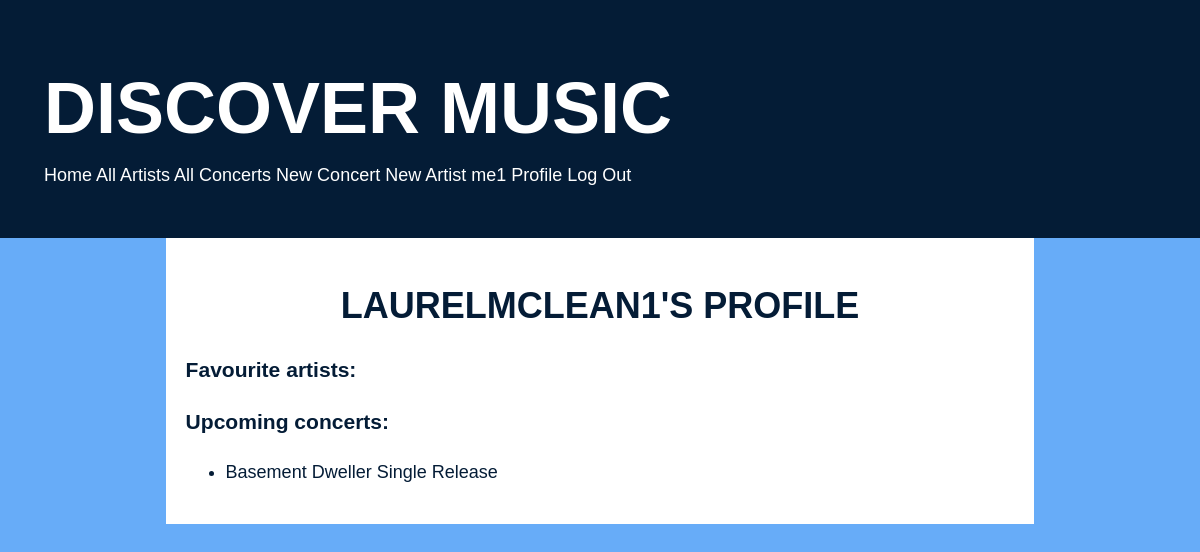
The app's page /profile/laurelmclean1 (signed in) with its own data.
### concert_app/models.py (models this page shows, shortened)
class User(UserMixin, db.Model):
    id = db.Column(db.Integer, primary_key=True)
    username = db.Column(db.String(80), nullable=False, unique=True)
    password = db.Column(db.String(80), nullable=False)
    attending = db.relationship(
        'Concert', secondary='user_concert', back_populates='guests_attending')
    favourites = db.relationship(
        'Artist', secondary='user_artist', back_populates='fans')

class Concert(db.Model):
    id = db.Column(db.Integer, primary_key=True)
    image = db.Column(URLType)
    name = db.Column(db.String(80), nullable=False)
    price = db.Column(db.Float(precision=2), nullable=False)
    venue = db.Column(db.String(80), nullable=False)
    address = db.Column(db.String(80), nullable=False)
    date = db.Column(db.Date)
    artist_id = db.Column(
        db.Integer, db.ForeignKey('artist.id'), nullable=False)
    artist_playing = db.relationship('Artist', back_populates='upcoming_concerts')
    guests_attending = db.relationship(
        'User', secondary='user_concert', back_populates='attending')

### concert_app/main/routes.py (the view)
@main.route('/profile/<username>')
def profile(username):
    user = User.query.filter_by(username=username).one()
    return render_template('profile.html', user=user)

### concert_app/extensions.py (called while the page is built)
@login_manager.user_loader
def load_user(user_id):
    return User.query.get(user_id)

### concert_app/templates/profile.html (shortened to what this page needs)
{% extends 'base.html' %}
{% block content %}
<div class="profile">
<h2>
    {{ user.username }}'s profile
</h2>
<h3>Favourite artists:</h3>
<h3>Upcoming concerts:</h3>
{% if current_user.attending %}
        <ul>
            {% for concert in user.attending %}
            <li><a href="/concert/{{ concert.id }}">{{ concert.name }}</a></li>
            {% endfor %}
        </ul>
{% else %}
    <p><strong>You are not yet attending any concerts! Browse the concerts page to find upcoming concerts to attend.</strong></p>
{% endif%}
</div>
{% endblock %}

### concert_app/templates/base.html (shortened to what this page needs)
<!DOCTYPE html>
<html>
<head>
    <link rel="stylesheet" href="/static/style.css">
</head>
<body>
    <div class="header">
        <a href="/">
            <h1>Discover Music</h1>
        </a>
        <nav>
            <a href="/">Home</a>
            <a href="/artist">All Artists</a>
            <a href="/concert">All Concerts</a>
            {% if current_user.is_authenticated %}
            <a href="/new_concert">New Concert</a>
            <a href="/new_artist">New Artist</a>
            <a href="/profile/{{current_user.username}}">{{ current_user.username }} Profile</a>
            <a href="/logout">Log Out</a>
            {% else %}
            <a href="/signup">Sign Up</a>
            <a href="/login">Log In</a>
            {% endif %}
        </nav>
    </div>
    <div id="content">
        {% block content %}{% endblock %}
    </div>
</body>
</html>

### concert_app/static/style.css (style rules this page uses)
body { background-color: #67acf8; font-size: 18px; font-family: Helvetica, sans-serif; line-height: 1.5; font-weight: 100; display: flex; flex-direction: column; align-items: center; }
#content { width: 70%; background-color: white; padding: 20px; color: #041c36; }
.header { width: 100%; height: 200px; padding: 20px; margin: 0; margin-top: -10px; background-color: #041c36; color: white }
h1 { color: white; text-align: left; font-family: helvetica, sans-serif; font-size: 4em; text-transform: uppercase; margin-top: 0.5em; margin-left: 0.5em; margin-bottom: 0; }
h2 { text-align: center; font-size: 2em; font-family: Helvetica, sans-serif; color: #041c36; text-transform: uppercase; line-height: 1; }
h3 { color: #041c36; }
.header a { color: white; text-decoration: none; }
.header nav { margin-left: 2em; padding-right: 2em; }
.profile a { color: #041c36; text-decoration: none; font-weight: 100; }

### records on screen
User: username "me1"
User: username "LAURELMCLEAN1"
Concert: name "Basement Dweller Single Release"
